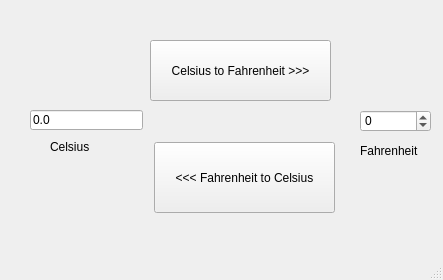
<?xml version="1.0" encoding="UTF-8"?>
<ui version="4.0">
 <class>MainWindow</class>
 <widget class="QMainWindow" name="MainWindow">
  <property name="geometry">
   <rect>
    <x>0</x>
    <y>0</y>
    <width>443</width>
    <height>280</height>
   </rect>
  </property>
  <property name="windowTitle">
   <string>MainWindow</string>
  </property>
  <widget class="QWidget" name="centralwidget">
   <widget class="QPushButton" name="btn_CtoF">
    <property name="geometry">
     <rect>
      <x>150</x>
      <y>40</y>
      <width>181</width>
      <height>61</height>
     </rect>
    </property>
    <property name="text">
     <string>Celsius to Fahrenheit &gt;&gt;&gt;</string>
    </property>
   </widget>
   <widget class="QPushButton" name="btn_FtoC">
    <property name="geometry">
     <rect>
      <x>154</x>
      <y>142</y>
      <width>181</width>
      <height>71</height>
     </rect>
    </property>
    <property name="text">
     <string>&lt;&lt;&lt; Fahrenheit to Celsius</string>
    </property>
   </widget>
   <widget class="QLineEdit" name="editCel">
    <property name="geometry">
     <rect>
      <x>30</x>
      <y>110</y>
      <width>113</width>
      <height>20</height>
     </rect>
    </property>
    <property name="text">
     <string>0.0</string>
    </property>
   </widget>
   <widget class="QSpinBox" name="spinFahr">
    <property name="geometry">
     <rect>
      <x>360</x>
      <y>110</y>
      <width>71</width>
      <height>22</height>
     </rect>
    </property>
    <property name="minimum">
     <number>-9999</number>
    </property>
    <property name="maximum">
     <number>9999</number>
    </property>
   </widget>
   <widget class="QLabel" name="label">
    <property name="geometry">
     <rect>
      <x>50</x>
      <y>140</y>
      <width>46</width>
      <height>13</height>
     </rect>
    </property>
    <property name="text">
     <string>Celsius</string>
    </property>
   </widget>
   <widget class="QLabel" name="label_2">
    <property name="geometry">
     <rect>
      <x>360</x>
      <y>140</y>
      <width>61</width>
      <height>21</height>
     </rect>
    </property>
    <property name="text">
     <string>Fahrenheit</string>
    </property>
   </widget>
  </widget>
  <widget class="QMenuBar" name="menubar">
   <property name="geometry">
    <rect>
     <x>0</x>
     <y>0</y>
     <width>443</width>
     <height>21</height>
    </rect>
   </property>
  </widget>
  <widget class="QStatusBar" name="statusbar"/>
 </widget>
 <resources/>
 <connections/>
</ui>
